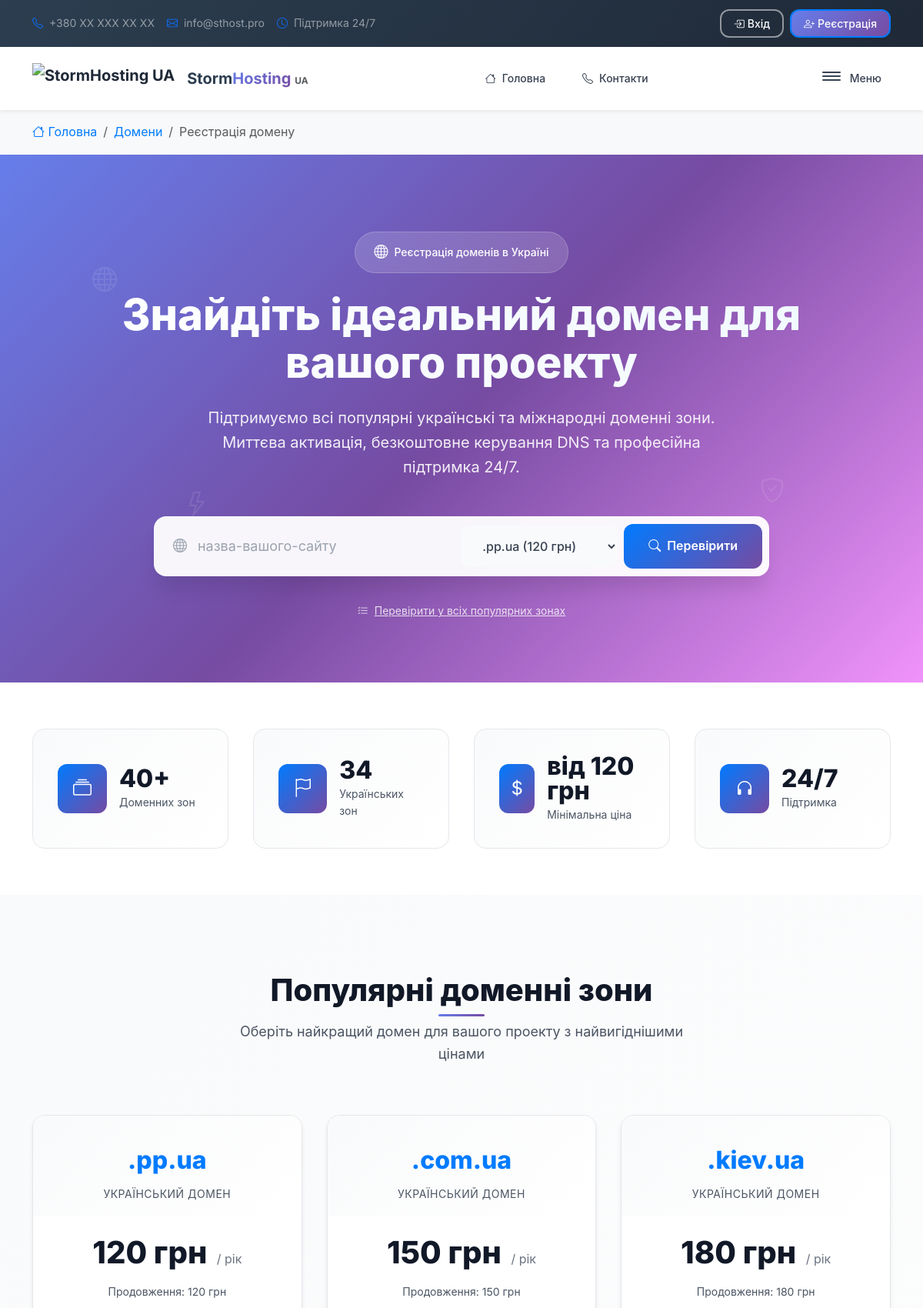
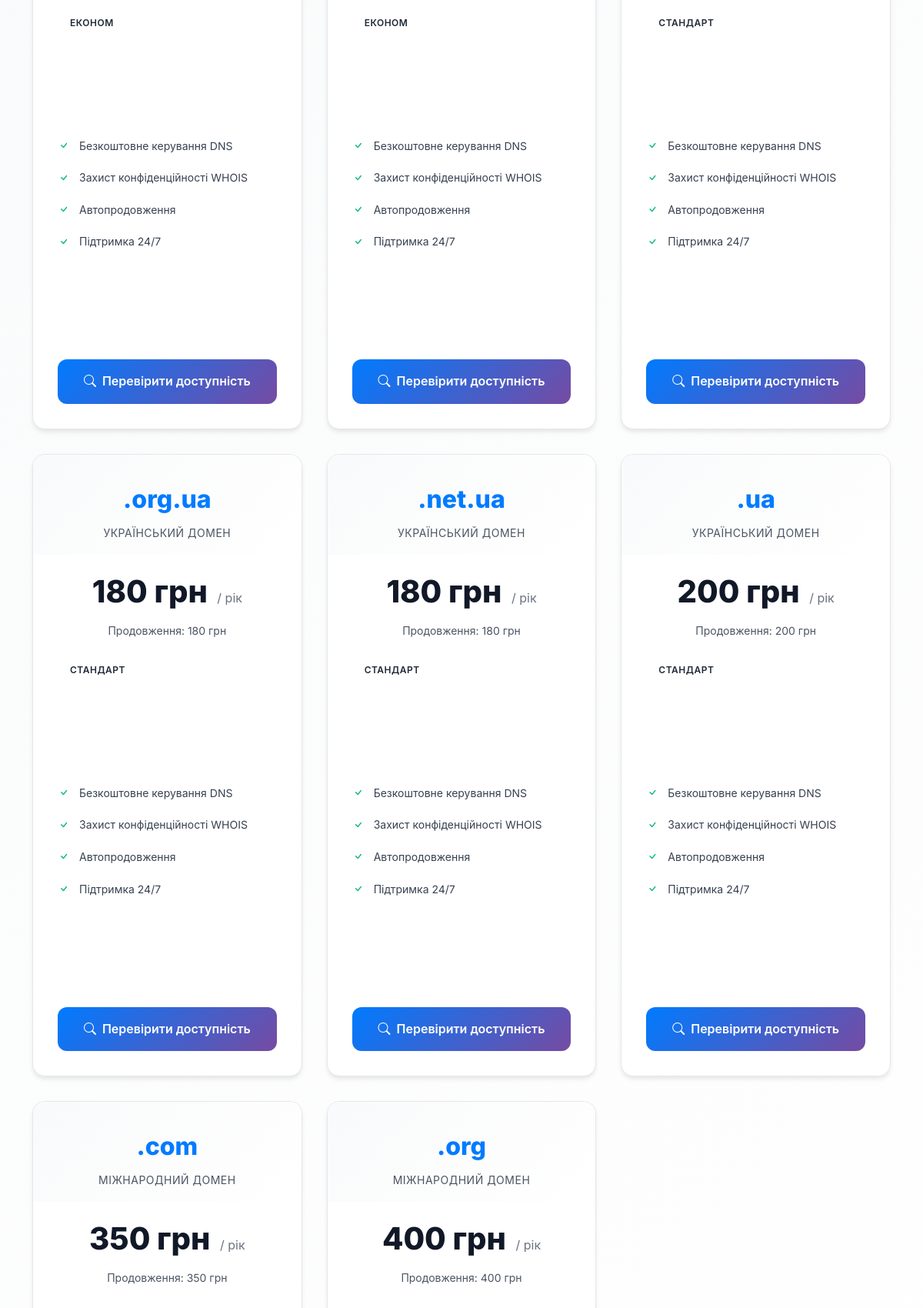
The page /pages/domains/register.php (upper part) on the database its author committed (2 pictures, top to bottom).
### tables this page shows
CREATE TABLE `domain_zones` (
  `id` int(11) NOT NULL AUTO_INCREMENT,
  `zone` varchar(20) NOT NULL,
  `description` text DEFAULT NULL COMMENT 'Опис доменної зони',
  `features` longtext DEFAULT NULL COMMENT 'Особливості доменної зони' CHECK (json_valid(`features`)),
  `min_registration_period` int(11) NOT NULL DEFAULT 1 COMMENT 'Мінімальний період реєстрації в роках',
  `price_registration` decimal(10,2) NOT NULL,
  `price_renewal` decimal(10,2) NOT NULL,
  `price_transfer` decimal(10,2) NOT NULL,
  `is_popular` tinyint(1) DEFAULT 0,
  `is_active` tinyint(1) DEFAULT 1,
  `max_registration_period` int(11) DEFAULT 10 COMMENT 'Максимальний період реєстрації',
  `grace_period_days` int(11) DEFAULT 30 COMMENT 'Період відновлення після закінчення',
  `whois_privacy_available` tinyint(1) DEFAULT 1 COMMENT 'Доступність приховування WHOIS',
  `auto_renewal_available` tinyint(1) DEFAULT 1 COMMENT 'Доступність автопродовження',
  `updated_at` timestamp NULL DEFAULT current_timestamp() ON UPDATE current_timestamp(),
  PRIMARY KEY (`id`),
  UNIQUE KEY `zone` (`zone`),
  KEY `idx_zone` (`zone`),
  KEY `idx_popular` (`is_popular`),
  KEY `idx_active` (`is_active`),
  KEY `idx_domain_zones_popular` (`is_popular`,`is_active`),
  KEY `idx_domain_zones_type` (`zone`(10),`is_active`),
  KEY `idx_domain_zones_price` (`price_registration`,`is_active`)
);

### includes/config.php (called while the page is built, shortened)
<?php
function escapeOutput($data) {
    return htmlspecialchars($data, ENT_QUOTES, 'UTF-8');
}
?>

### pages/domains/register.php (the view, shortened to what this page needs)
<?php
require_once $_SERVER['DOCUMENT_ROOT'] . '/includes/config.php';
include $_SERVER['DOCUMENT_ROOT'] . '/includes/header.php';
require_once $_SERVER['DOCUMENT_ROOT'] . '/includes/config.php';
if (!function_exists('formatPrice')) {
    function formatPrice($price) { return number_format($price, 0, ',', ' ') . ' грн'; }
}
try {
    $pdo = new PDO("mysql:host=localhost;dbname=sthostsitedb;charset=utf8mb4", "sthostdb", "3344Frz@q0607Dm$157");
    $pdo->setAttribute(PDO::ATTR_ERRMODE, PDO::ERRMODE_EXCEPTION);
    $stmt = $pdo->prepare("
        SELECT dz.zone, dz.price_registration, dz.price_renewal, dz.price_transfer,
               CASE
                   WHEN dz.zone LIKE '%.ua' THEN 'Український домен'
                   WHEN dz.zone IN ('.com', '.net', '.org') THEN 'Міжнародний домен'
                   ELSE 'Спеціальний домен'
               END as domain_type,
               CASE
                   WHEN dz.price_registration <= 150 THEN 'Економ'
                   WHEN dz.price_registration <= 250 THEN 'Стандарт'
                   ELSE 'Преміум'
               END as price_category
        FROM domain_zones dz
        WHERE dz.is_active = 1 AND dz.is_popular = 1
        ORDER BY dz.zone LIKE '%.ua' DESC, dz.price_registration ASC
        LIMIT 8
    ");
    $stmt->execute();
    $popular_domains = $stmt->fetchAll(PDO::FETCH_ASSOC);
    $stmt = $pdo->prepare("
        SELECT
            COUNT(*) as total_zones,
            COUNT(CASE WHEN zone LIKE '%.ua' THEN 1 END) as ua_zones,
            MIN(price_registration) as min_price,
            MAX(price_registration) as max_price
        FROM domain_zones WHERE is_active = 1
    ");
    $stmt->execute();
    $domain_stats = $stmt->fetch(PDO::FETCH_ASSOC);
} catch (Exception $e) {
    $popular_domains = [
        ['zone' => '.ua', 'price_registration' => 200, 'price_renewal' => 200, 'price_transfer' => 180, 'domain_type' => 'Український домен', 'price_category' => 'Стандарт'],
        ['zone' => '.com.ua', 'price_registration' => 150, 'price_renewal' => 160, 'price_transfer' => 130, 'domain_type' => 'Український домен', 'price_category' => 'Економ'],
        ['zone' => '.pp.ua', 'price_registration' => 160, 'price_renewal' => 160, 'price_transfer' => 160, 'domain_type' => 'Український домен', 'price_category' => 'Економ'],
        ['zone' => '.kiev.ua', 'price_registration' => 180, 'price_renewal' => 180, 'price_transfer' => 160, 'domain_type' => 'Український домен', 'price_category' => 'Стандарт'],
        ['zone' => '.net.ua', 'price_registration' => 180, 'price_renewal' => 180, 'price_transfer' => 160, 'domain_type' => 'Український домен', 'price_category' => 'Стандарт'],
        ['zone' => '.org.ua', 'price_registration' => 180, 'price_renewal' => 180, 'price_transfer' => 160, 'domain_type' => 'Український домен', 'price_category' => 'Стандарт'],
        ['zone' => '.com', 'price_registration' => 350, 'price_renewal' => 400, 'price_transfer' => 350, 'domain_type' => 'Міжнародний домен', 'price_category' => 'Преміум'],
        ['zone' => '.net', 'price_registration' => 450, 'price_renewal' => 500, 'price_transfer' => 450, 'domain_type' => 'Міжнародний домен', 'price_category' => 'Преміум']
    ];
    $all_zones = $popular_domains;
    $domain_stats = ['total_zones' => count($popular_domains), 'ua_zones' => 6, 'min_price' => 120, 'max_price' => 450];
}
?>
<link rel="stylesheet" href="/assets/css/pages/domains-register-2.css">
<section class="domain-hero">
    <div class="container">
        <div class="row justify-content-center">
            <div class="col-lg-10 text-center">
                <div class="hero-badge mb-4">
                    <i class="bi bi-globe"></i>
                    <span>Реєстрація доменів в Україні</span>
                </div>
                <h1 class="hero-title mb-4">Знайдіть ідеальний домен для вашого проекту</h1>
                <p class="hero-subtitle mb-5">
                    Підтримуємо всі популярні українські та міжнародні доменні зони.
                    Миттєва активація, безкоштовне керування DNS та професійна підтримка 24/7.
                </p>
                <div class="domain-search-wrapper">
                    <form id="domainSearchForm" class="domain-search-form">
                        <div class="search-input-group">
                            <div class="input-wrapper">
                                <i class="bi bi-globe input-icon"></i>
                                <input type="text"
                                       id="domainName"
                                       class="domain-input"
                                       placeholder="назва-вашого-сайту"
                                       autocomplete="off"
                                       maxlength="63"
                                       required>
                            </div>
                            <div class="zone-selector">
                                <select id="domainZone" class="zone-select">
                                    <?php foreach ($popular_domains as $domain): ?>
                                    <option value="<?php echo escapeOutput($domain['zone']); ?>"
                                            data-price="<?php echo $domain['price_registration']; ?>"
                                            data-renewal="<?php echo $domain['price_renewal']; ?>">
                                        <?php echo escapeOutput($domain['zone']); ?>
                                        (<?php echo formatPrice($domain['price_registration']); ?>)
                                    </option>
                                    <?php endforeach; ?>
                                </select>
                            </div>
                            <button type="submit" class="search-btn">
                                <i class="bi bi-search"></i>
                                <span>Перевірити</span>
                            </button>
                        </div>
                    </form>
                    <div class="bulk-search-toggle">
                        <button type="button" id="toggleBulkSearch" class="btn-link">
                            <i class="bi bi-list-check"></i>
                            Перевірити у всіх популярних зонах
                        </button>
                    </div>
                </div>
            </div>
        </div>
    </div>
    <div class="hero-bg-elements">
        <div class="floating-element element-1">
            <i class="bi bi-globe"></i>
        </div>
        <div class="floating-element element-2">
            <i class="bi bi-shield-check"></i>
        </div>
        <div class="floating-element element-3">
            <i class="bi bi-lightning"></i>
        </div>
    </div>
</section>
<section class="domain-stats">
    <div class="container">
        <div class="stats-grid">
            <div class="stat-card">
                <div class="stat-icon">
                    <i class="bi bi-collection"></i>
                </div>
                <div class="stat-content">
                    <div class="stat-number"><?php echo $domain_stats['total_zones']; ?>+</div>
                    <div class="stat-label">Доменних зон</div>
                </div>
            </div>
            <div class="stat-card">
                <div class="stat-icon">
                    <i class="bi bi-flag"></i>
                </div>
                <div class="stat-content">
                    <div class="stat-number"><?php echo $domain_stats['ua_zones']; ?></div>
                    <div class="stat-label">Українських зон</div>
                </div>
            </div>
            <div class="stat-card">
                <div class="stat-icon">
                    <i class="bi bi-currency-dollar"></i>
                </div>
                <div class="stat-content">
                    <div class="stat-number">від <?php echo formatPrice($domain_stats['min_price']); ?></div>
                    <div class="stat-label">Мінімальна ціна</div>
                </div>
            </div>
            <div class="stat-card">
                <div class="stat-icon">
                    <i class="bi bi-headphones"></i>
                </div>
                <div class="stat-content">
                    <div class="stat-number">24/7</div>
                    <div class="stat-label">Підтримка</div>
                </div>
            </div>
        </div>
    </div>
</section>
<section class="popular-domains">
    <div class="container">
        <div class="section-header text-center">
            <h2 class="section-title">Популярні доменні зони</h2>
            <p class="section-subtitle">Оберіть найкращий домен для вашого проекту з найвигіднішими цінами</p>
        </div>
        <div class="domains-grid">
            <?php foreach ($popular_domains as $index => $domain): ?>
            <div class="domain-card" data-zone="<?php echo escapeOutput($domain['zone']); ?>" data-aos="fade-up" data-aos-delay="<?php echo $index * 100; ?>">
                <div class="domain-card-header">
                    <div class="domain-zone"><?php echo escapeOutput($domain['zone']); ?></div>
                    <div class="domain-type"><?php echo escapeOutput($domain['domain_type']); ?></div>
                </div>
                <div class="domain-card-body">
                    <div class="price-section">
                        <div class="main-price">
                            <span class="price-amount"><?php echo formatPrice($domain['price_registration']); ?></span>
                            <span class="price-period">/ рік</span>
                        </div>
                        <div class="renewal-price">
                            Продовження: <?php echo formatPrice($domain['price_renewal']); ?>
                        </div>
                    </div>
                    <div class="price-badge badge-<?php echo strtolower($domain['price_category']); ?>">
                        <?php echo escapeOutput($domain['price_category']); ?>
                    </div>
                    <ul class="domain-features">
                        <li><i class="bi bi-check"></i> Безкоштовне керування DNS</li>
                        <li><i class="bi bi-check"></i> Захист конфіденційності WHOIS</li>
                        <li><i class="bi bi-check"></i> Автопродовження</li>
                        <li><i class="bi bi-check"></i> Підтримка 24/7</li>
                    </ul>
                </div>
                <div class="domain-card-footer">
                    <button class="btn-check-domain" data-zone="<?php echo escapeOutput($domain['zone']); ?>">
                        <i class="bi bi-search"></i>
                        Перевірити доступність
                    </button>
                </div>
            </div>
            <?php endforeach; ?>
        </div>
    </div>
</section>
<?php include $_SERVER['DOCUMENT_ROOT'] . '/includes/footer.php'; ?>

### rows shown on the page
domain_zones: zone ".pp.ua", domain_type "УКРАЇНСЬКИЙ ДОМЕН", price_registration "120 грн", price_renewal "120 грн", price_category "ЕКОНОМ"
domain_zones: zone ".com.ua", domain_type "УКРАЇНСЬКИЙ ДОМЕН", price_registration "150 грн", price_renewal "150 грн", price_category "ЕКОНОМ"
domain_zones: zone ".kiev.ua", domain_type "УКРАЇНСЬКИЙ ДОМЕН", price_registration "180 грн", price_renewal "180 грн", price_category "СТАНДАРТ"
domain_zones: zone ".org.ua", domain_type "УКРАЇНСЬКИЙ ДОМЕН", price_registration "180 грн", price_renewal "180 грн", price_category "СТАНДАРТ"
domain_zones: zone ".net.ua", domain_type "УКРАЇНСЬКИЙ ДОМЕН", price_registration "180 грн", price_renewal "180 грн", price_category "СТАНДАРТ"
domain_zones: zone ".ua", domain_type "УКРАЇНСЬКИЙ ДОМЕН", price_registration "200 грн", price_renewal "200 грн", price_category "СТАНДАРТ"
domain_zones: zone ".com", domain_type "МІЖНАРОДНИЙ ДОМЕН", price_registration "350 грн", price_renewal "350 грн"
domain_zones: zone ".org", domain_type "МІЖНАРОДНИЙ ДОМЕН", price_registration "400 грн", price_renewal "400 грн"

### other values the page prints
$site_email "info@sthost.pro"
$titles[$page] "Реєстрація домену"
$domain_stats['total_zones'] "40"
$domain_stats['ua_zones'] "34"
formatPrice($domain_stats['min_price']) "120 грн"
form field value ".pp.ua (120 грн)"
